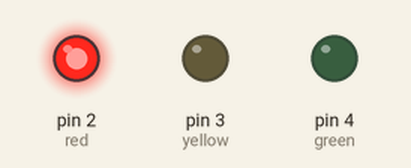
This sketch was run on a simulated Arduino Uno, built with avr-gcc and run on an emulated ATmega328P. Parts: output pins drawn as LEDs (lit = HIGH).

Above: at 1.5 s.
At 6.0 s:
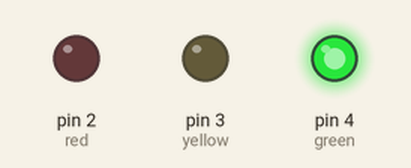
At 10.0 s:
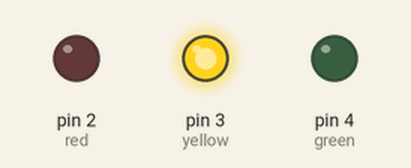
Timing chart, 0 to 14.3 s (numbered marks = the images above):
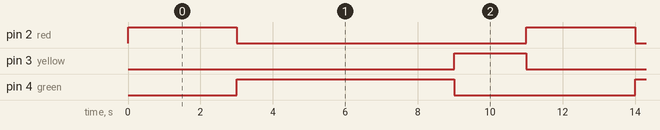

Measured:
- by itself, pin 2 (red): alternates HIGH for 3.0 s and LOW for 8.0 s
- by itself, pin 3 (yellow): alternates HIGH for 2.0 s and LOW for 9.0 s
- by itself, pin 4 (green): alternates HIGH for 6.0 s and LOW for 5.0 s

The sketch:

pro9_led_signal_exam_2.ino
```cpp
int red = 2;
int yellow = 3;
int green = 4;


void setup () {
  for (int i = 2; i < 5; i++ )
  {
    pinMode (i, OUTPUT);
  }
for (int i = 2; i < 5; i++ )
{
  digitalWrite (i,LOW);
}

  }
void loop() {
digitalWrite (red,HIGH);
delay (3000);
digitalWrite (red,LOW);
digitalWrite (green,HIGH);
delay (6000);
digitalWrite (green,LOW);
digitalWrite (yellow,HIGH);
delay (2000);
digitalWrite (yellow,LOW);
}
```
